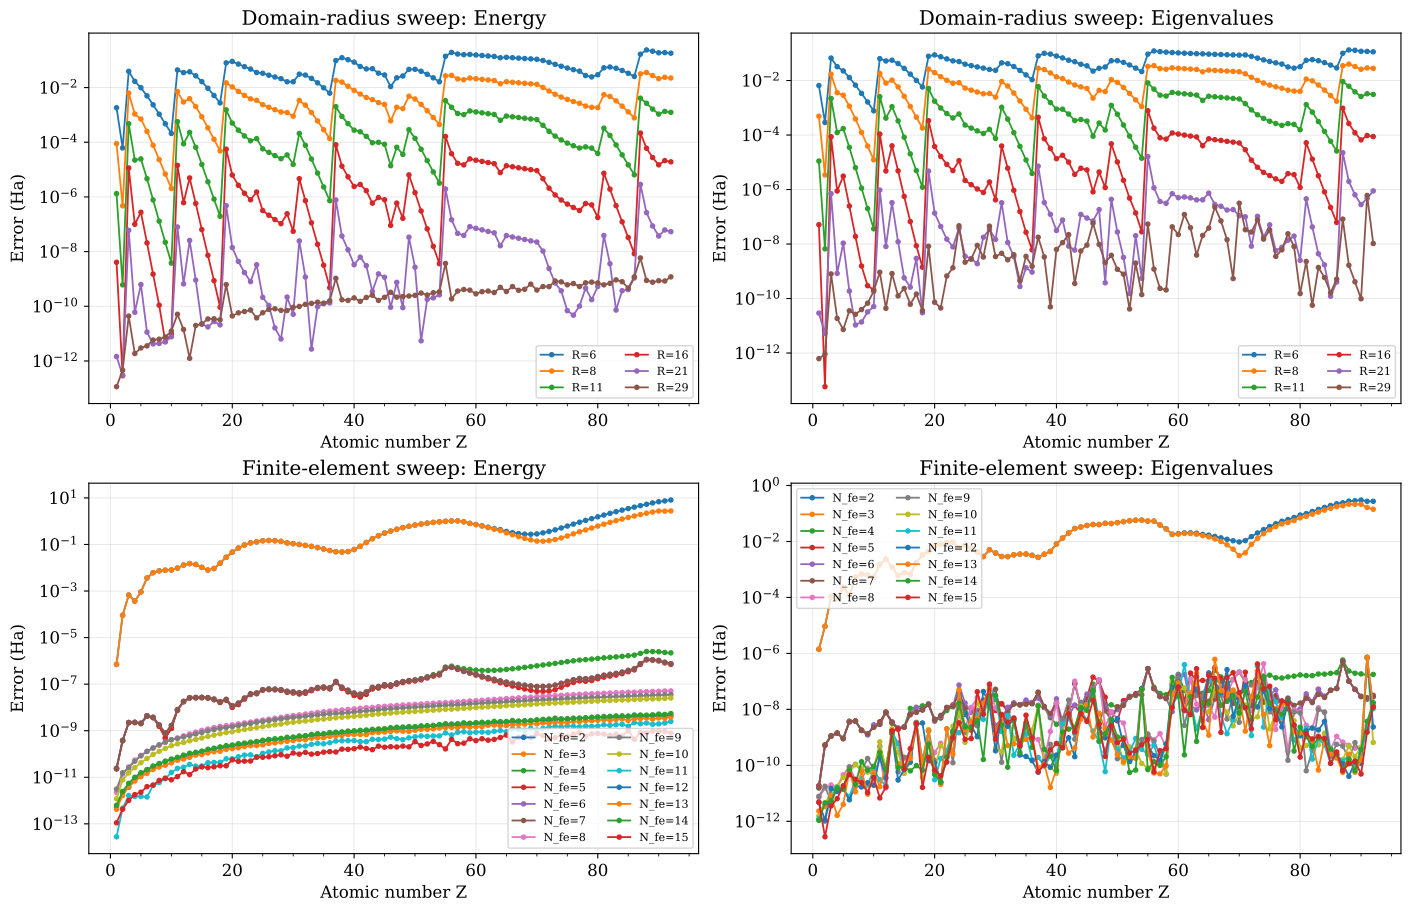

Write the Python code that produced this figure.
"""Temporary test: per-atom GGA-PBE AE convergence (error vs Z), four panels.

Mimics ``atomSFE_with_boundary/scripts/visualize_gga_pbe_ae_fe_boundary_per_atom_convergence.py``,
but reads committed flat summaries under ``tests/data/summary/all_electron/gga_pbe/<sweep>/``
(``fe*_R*__*.json`` via ``summary_naming``).

Finest sweep case is the reference; each other case is one semilogy curve vs atomic number Z.

Run::

    python atomSFE/tests/data/compare/gga_pbe_per_atom_convergence_test.py
    python atomSFE/tests/data/compare/gga_pbe_per_atom_convergence_test.py --out path/to/figure.pdf
"""

from __future__ import annotations

import argparse
import json
import sys
from pathlib import Path

import matplotlib.pyplot as plt
import numpy as np

_DATA_DIR = Path(__file__).resolve().parent.parent
if str(_DATA_DIR) not in sys.path:
    sys.path.insert(0, str(_DATA_DIR))
from summary_naming import glob_sweep_summaries, mesh_tag_from_summary_path

_COMPARE_DIR = Path(__file__).resolve().parent
_SUMMARY_DIR = _DATA_DIR / "summary"
_DEFAULT_GGA_PBE_ROOT = _SUMMARY_DIR / "all_electron" / "rscan"
_DEFAULT_OUT = _COMPARE_DIR / "gga_pbe_per_atom_convergence_test.pdf"

plt.rcParams.update(
    {
        "font.family": "serif",
        "mathtext.fontset": "stix",
        "font.size": 12,
    }
)


def _load_dataset_summary(path: Path) -> dict:
    return json.loads(path.read_text(encoding="utf-8"))


def _parse_x_from_mesh_tag(mesh: str, mode: str) -> float:
    fe_txt, r_txt = mesh.split("_", 1)
    fe = float(fe_txt.replace("fe", ""))
    r = float(r_txt.replace("R", ""))
    return r if mode == "domain_radius_sweep" else fe


def _per_atom_metrics(payload: dict) -> dict[int, tuple[float, np.ndarray]]:
    out: dict[int, tuple[float, np.ndarray]] = {}
    for row in payload.get("config_summaries", []):
        z = row.get("atomic_number")
        if z is None:
            continue
        if not row.get("converged", True):
            continue
        e_tot = row.get("total_energy_ha")
        occ = row.get("occupied_eigenvalues_ha") or []
        if e_tot is None or len(occ) == 0:
            continue
        out[int(z)] = (float(e_tot), np.asarray(occ, dtype=float))
    return out


def _build_per_atom_curves(
    mode: str,
    gga_pbe_root: Path,
) -> tuple[list[tuple[float, np.ndarray, np.ndarray]], list[tuple[float, np.ndarray, np.ndarray]]]:
    """Return (energy_curves, eigen_curves); each item is (x_param, z_array, err_array)."""
    sweep_dir = gga_pbe_root / mode
    files = glob_sweep_summaries(sweep_dir)
    if not files:
        raise RuntimeError(f"No summary files found in {sweep_dir}")

    x_and_payload: list[tuple[float, dict]] = []
    for p in files:
        mesh = mesh_tag_from_summary_path(p)
        x = _parse_x_from_mesh_tag(mesh, mode)
        x_and_payload.append((x, _load_dataset_summary(p)))
    x_and_payload.sort(key=lambda t: t[0])

    x_ref, payload_ref = x_and_payload[-1]
    ref_map = _per_atom_metrics(payload_ref)

    energy_curves: list[tuple[float, np.ndarray, np.ndarray]] = []
    eigen_curves: list[tuple[float, np.ndarray, np.ndarray]] = []

    for x, payload in x_and_payload:
        if np.isclose(x, x_ref):
            continue
        cur_map = _per_atom_metrics(payload)
        shared = sorted(set(ref_map.keys()) & set(cur_map.keys()))
        if not shared:
            continue

        z_vals: list[int] = []
        e_errs: list[float] = []
        eig_errs: list[float] = []
        for z in shared:
            e_ref, eig_ref_all = ref_map[z]
            e_cur, eig_cur_all = cur_map[z]
            n = min(eig_ref_all.shape[0], eig_cur_all.shape[0])
            if n <= 0:
                continue
            z_vals.append(z)
            e_errs.append(abs(e_cur - e_ref))
            eig_errs.append(float(np.mean(np.abs(eig_cur_all[:n] - eig_ref_all[:n]))))

        if z_vals:
            z_arr = np.asarray(z_vals, dtype=float)
            energy_curves.append((float(x), z_arr, np.asarray(e_errs, dtype=float)))
            eigen_curves.append((float(x), z_arr, np.asarray(eig_errs, dtype=float)))

    return energy_curves, eigen_curves


def _plot_group(
    ax: plt.Axes,
    curves: list[tuple[float, np.ndarray, np.ndarray]],
    label_prefix: str,
    title: str,
) -> None:
    for x, z_arr, err_arr in curves:
        if label_prefix == "R":
            lbl = f"R={int(round(x))}"
        else:
            lbl = f"N_fe={int(round(x))}"
        ax.semilogy(z_arr, np.maximum(err_arr, 1e-20), marker="o", lw=1.3, ms=3.0, label=lbl)
    ax.set_title(title)
    ax.set_xlabel("Atomic number Z")
    ax.set_ylabel("Error (Ha)")
    ax.grid(True, which="major", axis="both", alpha=0.3, linestyle="-", linewidth=0.7)
    ax.grid(True, which="minor", axis="y", alpha=0.35, linestyle=":", linewidth=0.6)
    ax.minorticks_on()
    ax.legend(fontsize=8, ncol=2)


def main() -> None:
    ap = argparse.ArgumentParser(
        description=(
            "Temporary: per-atom GGA-PBE AE convergence (4 panels: error vs Z per sweep case)."
        ),
    )
    ap.add_argument(
        "--gga-pbe-root",
        type=Path,
        default=_DEFAULT_GGA_PBE_ROOT,
        help="Path to gga_pbe summary root (domain_radius_sweep/, finite_element_sweep/).",
    )
    ap.add_argument(
        "--out",
        type=Path,
        default=_DEFAULT_OUT,
        help="Output PDF path (non-.pdf paths are forced to .pdf).",
    )
    args = ap.parse_args()

    root = args.gga_pbe_root.resolve()
    out_pdf = args.out.resolve()
    if out_pdf.suffix.lower() != ".pdf":
        out_pdf = out_pdf.with_suffix(".pdf")

    r_energy, r_eigen = _build_per_atom_curves("domain_radius_sweep", root)
    fe_energy, fe_eigen = _build_per_atom_curves("finite_element_sweep", root)

    fig, axes = plt.subplots(2, 2, figsize=(14, 9), constrained_layout=True)
    _plot_group(axes[0, 0], r_energy, "R", "Domain-radius sweep: Energy")
    _plot_group(axes[0, 1], r_eigen, "R", "Domain-radius sweep: Eigenvalues")
    _plot_group(axes[1, 0], fe_energy, "N_fe", "Finite-element sweep: Energy")
    _plot_group(axes[1, 1], fe_eigen, "N_fe", "Finite-element sweep: Eigenvalues")

    out_pdf.parent.mkdir(parents=True, exist_ok=True)
    fig.savefig(out_pdf, format="pdf", bbox_inches="tight", dpi=500)
    plt.close(fig)
    print(f"Wrote figure: {out_pdf}")


if __name__ == "__main__":
    main()
